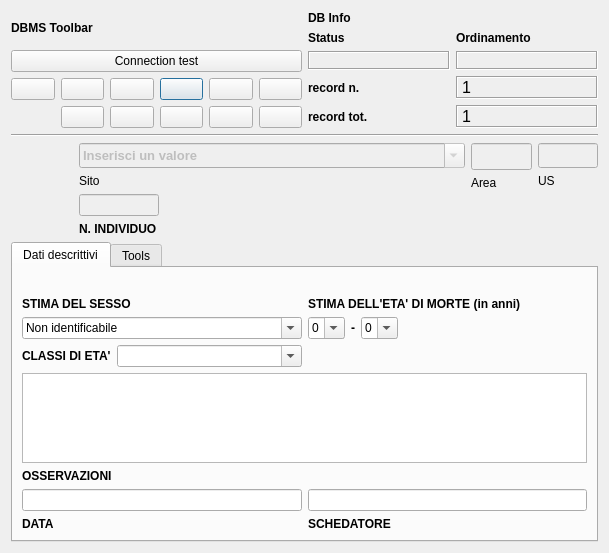
<?xml version="1.0" encoding="UTF-8"?>
<ui version="4.0">
 <class>DialogInd</class>
 <widget class="QDialog" name="DialogInd">
  <property name="geometry">
   <rect>
    <x>0</x>
    <y>0</y>
    <width>609</width>
    <height>553</height>
   </rect>
  </property>
  <property name="minimumSize">
   <size>
    <width>540</width>
    <height>400</height>
   </size>
  </property>
  <property name="windowTitle">
   <string>pyArchInit Gestione Scavi - Scheda Individuo</string>
  </property>
  <property name="windowIcon">
   <iconset resource="resources.qrc">
    <normaloff>:/images/iconPAI.png</normaloff>:/images/iconPAI.png</iconset>
  </property>
  <layout class="QGridLayout" name="gridLayout_6">
   <item row="0" column="0" colspan="5">
    <layout class="QGridLayout" name="gridLayout_2">
     <item row="0" column="0">
      <widget class="QLabel" name="label_29">
       <property name="font">
        <font>
         <weight>75</weight>
         <bold>true</bold>
        </font>
       </property>
       <property name="text">
        <string>DBMS Toolbar</string>
       </property>
      </widget>
     </item>
     <item row="0" column="1" rowspan="3">
      <layout class="QGridLayout" name="gridLayout_5">
       <item row="0" column="0">
        <widget class="QLabel" name="label_42">
         <property name="font">
          <font>
           <weight>75</weight>
           <bold>true</bold>
          </font>
         </property>
         <property name="autoFillBackground">
          <bool>true</bool>
         </property>
         <property name="text">
          <string>DB Info</string>
         </property>
        </widget>
       </item>
       <item row="1" column="0">
        <layout class="QGridLayout" name="gridLayout_4">
         <item row="0" column="1">
          <widget class="QLabel" name="label_43">
           <property name="font">
            <font>
             <pointsize>9</pointsize>
             <weight>75</weight>
             <bold>true</bold>
            </font>
           </property>
           <property name="text">
            <string>Ordinamento</string>
           </property>
           <property name="margin">
            <number>0</number>
           </property>
          </widget>
         </item>
         <item row="1" column="0">
          <widget class="QLabel" name="label_status">
           <property name="minimumSize">
            <size>
             <width>40</width>
             <height>0</height>
            </size>
           </property>
           <property name="font">
            <font>
             <pointsize>10</pointsize>
             <weight>75</weight>
             <bold>true</bold>
            </font>
           </property>
           <property name="cursor">
            <cursorShape>ForbiddenCursor</cursorShape>
           </property>
           <property name="mouseTracking">
            <bool>false</bool>
           </property>
           <property name="contextMenuPolicy">
            <enum>Qt::DefaultContextMenu</enum>
           </property>
           <property name="frameShape">
            <enum>QFrame::Box</enum>
           </property>
           <property name="frameShadow">
            <enum>QFrame::Sunken</enum>
           </property>
           <property name="text">
            <string/>
           </property>
           <property name="alignment">
            <set>Qt::AlignCenter</set>
           </property>
           <property name="margin">
            <number>0</number>
           </property>
          </widget>
         </item>
         <item row="1" column="1">
          <widget class="QLabel" name="label_sort">
           <property name="font">
            <font>
             <pointsize>10</pointsize>
             <weight>75</weight>
             <bold>true</bold>
            </font>
           </property>
           <property name="cursor">
            <cursorShape>ForbiddenCursor</cursorShape>
           </property>
           <property name="mouseTracking">
            <bool>false</bool>
           </property>
           <property name="contextMenuPolicy">
            <enum>Qt::DefaultContextMenu</enum>
           </property>
           <property name="frameShape">
            <enum>QFrame::Box</enum>
           </property>
           <property name="frameShadow">
            <enum>QFrame::Sunken</enum>
           </property>
           <property name="text">
            <string/>
           </property>
           <property name="alignment">
            <set>Qt::AlignCenter</set>
           </property>
           <property name="margin">
            <number>0</number>
           </property>
          </widget>
         </item>
         <item row="0" column="0">
          <widget class="QLabel" name="label_34">
           <property name="font">
            <font>
             <pointsize>9</pointsize>
             <weight>75</weight>
             <bold>true</bold>
            </font>
           </property>
           <property name="text">
            <string>Status</string>
           </property>
           <property name="margin">
            <number>0</number>
           </property>
          </widget>
         </item>
        </layout>
       </item>
       <item row="2" column="0">
        <layout class="QGridLayout" name="gridLayout_3">
         <item row="0" column="0">
          <widget class="QLabel" name="label_27">
           <property name="font">
            <font>
             <pointsize>9</pointsize>
             <weight>75</weight>
             <bold>true</bold>
            </font>
           </property>
           <property name="text">
            <string>record n.</string>
           </property>
           <property name="margin">
            <number>0</number>
           </property>
          </widget>
         </item>
         <item row="0" column="1">
          <widget class="QLabel" name="label_rec_corrente">
           <property name="font">
            <font>
             <family>Microsoft Sans Serif</family>
             <pointsize>12</pointsize>
            </font>
           </property>
           <property name="cursor">
            <cursorShape>ForbiddenCursor</cursorShape>
           </property>
           <property name="mouseTracking">
            <bool>false</bool>
           </property>
           <property name="contextMenuPolicy">
            <enum>Qt::DefaultContextMenu</enum>
           </property>
           <property name="frameShape">
            <enum>QFrame::Box</enum>
           </property>
           <property name="frameShadow">
            <enum>QFrame::Sunken</enum>
           </property>
           <property name="text">
            <string>1</string>
           </property>
          </widget>
         </item>
         <item row="1" column="0">
          <widget class="QLabel" name="label_28">
           <property name="font">
            <font>
             <pointsize>9</pointsize>
             <weight>75</weight>
             <bold>true</bold>
            </font>
           </property>
           <property name="text">
            <string>record tot.</string>
           </property>
           <property name="margin">
            <number>0</number>
           </property>
          </widget>
         </item>
         <item row="1" column="1">
          <widget class="QLabel" name="label_rec_tot">
           <property name="font">
            <font>
             <family>Microsoft Sans Serif</family>
             <pointsize>12</pointsize>
            </font>
           </property>
           <property name="cursor">
            <cursorShape>ForbiddenCursor</cursorShape>
           </property>
           <property name="mouseTracking">
            <bool>false</bool>
           </property>
           <property name="contextMenuPolicy">
            <enum>Qt::DefaultContextMenu</enum>
           </property>
           <property name="frameShape">
            <enum>QFrame::Box</enum>
           </property>
           <property name="frameShadow">
            <enum>QFrame::Sunken</enum>
           </property>
           <property name="text">
            <string>1</string>
           </property>
          </widget>
         </item>
        </layout>
       </item>
      </layout>
     </item>
     <item row="2" column="0">
      <layout class="QGridLayout" name="gridLayout">
       <item row="0" column="5">
        <widget class="QPushButton" name="pushButton_last_rec">
         <property name="toolTip">
          <string>Last rec</string>
         </property>
         <property name="text">
          <string/>
         </property>
         <property name="icon">
          <iconset resource="resources.qrc">
           <normaloff>:/images/7_rightArrows.png</normaloff>:/images/7_rightArrows.png</iconset>
         </property>
        </widget>
       </item>
       <item row="0" column="6">
        <widget class="QPushButton" name="pushButton_new_rec">
         <property name="font">
          <font>
           <pointsize>9</pointsize>
          </font>
         </property>
         <property name="toolTip">
          <string>New record</string>
         </property>
         <property name="text">
          <string/>
         </property>
         <property name="icon">
          <iconset resource="resources.qrc">
           <normaloff>:/images/newrec.png</normaloff>:/images/newrec.png</iconset>
         </property>
        </widget>
       </item>
       <item row="0" column="7">
        <widget class="QPushButton" name="pushButton_save">
         <property name="font">
          <font>
           <pointsize>9</pointsize>
          </font>
         </property>
         <property name="toolTip">
          <string>Save</string>
         </property>
         <property name="text">
          <string/>
         </property>
         <property name="icon">
          <iconset resource="resources.qrc">
           <normaloff>:/images/b_save.png</normaloff>:/images/b_save.png</iconset>
         </property>
         <property name="autoDefault">
          <bool>false</bool>
         </property>
        </widget>
       </item>
       <item row="1" column="4">
        <widget class="QPushButton" name="pushButton_new_search">
         <property name="font">
          <font>
           <pointsize>9</pointsize>
          </font>
         </property>
         <property name="toolTip">
          <string>new search</string>
         </property>
         <property name="text">
          <string/>
         </property>
         <property name="icon">
          <iconset resource="resources.qrc">
           <normaloff>:/images/new_search.png</normaloff>:/images/new_search.png</iconset>
         </property>
        </widget>
       </item>
       <item row="1" column="5">
        <widget class="QPushButton" name="pushButton_search_go">
         <property name="font">
          <font>
           <pointsize>9</pointsize>
          </font>
         </property>
         <property name="toolTip">
          <string>search !!!</string>
         </property>
         <property name="text">
          <string/>
         </property>
         <property name="icon">
          <iconset resource="resources.qrc">
           <normaloff>:/images/search.png</normaloff>:/images/search.png</iconset>
         </property>
        </widget>
       </item>
       <item row="1" column="6">
        <widget class="QPushButton" name="pushButton_sort">
         <property name="font">
          <font>
           <pointsize>9</pointsize>
          </font>
         </property>
         <property name="toolTip">
          <string>Order by</string>
         </property>
         <property name="text">
          <string/>
         </property>
         <property name="icon">
          <iconset resource="resources.qrc">
           <normaloff>:/images/sort.png</normaloff>:/images/sort.png</iconset>
         </property>
        </widget>
       </item>
       <item row="1" column="7">
        <widget class="QPushButton" name="pushButton_view_all">
         <property name="font">
          <font>
           <pointsize>9</pointsize>
          </font>
         </property>
         <property name="toolTip">
          <string>View alls records</string>
         </property>
         <property name="text">
          <string/>
         </property>
         <property name="icon">
          <iconset resource="resources.qrc">
           <normaloff>:/images/view_all.png</normaloff>:/images/view_all.png</iconset>
         </property>
        </widget>
       </item>
       <item row="0" column="4">
        <widget class="QPushButton" name="pushButton_next_rec">
         <property name="toolTip">
          <string>Next rec</string>
         </property>
         <property name="text">
          <string/>
         </property>
         <property name="icon">
          <iconset resource="resources.qrc">
           <normaloff>:/images/6_rightArrow.png</normaloff>:/images/6_rightArrow.png</iconset>
         </property>
        </widget>
       </item>
       <item row="0" column="3">
        <widget class="QPushButton" name="pushButton_prev_rec">
         <property name="maximumSize">
          <size>
           <width>75</width>
           <height>16777215</height>
          </size>
         </property>
         <property name="toolTip">
          <string>Prev rec</string>
         </property>
         <property name="text">
          <string/>
         </property>
         <property name="icon">
          <iconset resource="resources.qrc">
           <normaloff>:/images/4_leftArrow.png</normaloff>:/images/4_leftArrow.png</iconset>
         </property>
        </widget>
       </item>
       <item row="0" column="2">
        <widget class="QPushButton" name="pushButton_first_rec">
         <property name="toolTip">
          <string>First rec</string>
         </property>
         <property name="text">
          <string/>
         </property>
         <property name="icon">
          <iconset resource="resources.qrc">
           <normaloff>:/images/5_leftArrows.png</normaloff>:/images/5_leftArrows.png</iconset>
         </property>
        </widget>
       </item>
       <item row="1" column="3">
        <widget class="QPushButton" name="pushButton_delete">
         <property name="maximumSize">
          <size>
           <width>75</width>
           <height>16777215</height>
          </size>
         </property>
         <property name="font">
          <font>
           <pointsize>9</pointsize>
          </font>
         </property>
         <property name="toolTip">
          <string>Delete record</string>
         </property>
         <property name="text">
          <string/>
         </property>
         <property name="icon">
          <iconset resource="resources.qrc">
           <normaloff>:/images/delete.png</normaloff>:/images/delete.png</iconset>
         </property>
        </widget>
       </item>
      </layout>
     </item>
     <item row="1" column="0">
      <widget class="QPushButton" name="pushButton_connect">
       <property name="text">
        <string>Connection test</string>
       </property>
      </widget>
     </item>
    </layout>
   </item>
   <item row="1" column="0" colspan="5">
    <widget class="Line" name="line_8">
     <property name="font">
      <font>
       <weight>75</weight>
       <bold>true</bold>
      </font>
     </property>
     <property name="orientation">
      <enum>Qt::Horizontal</enum>
     </property>
    </widget>
   </item>
   <item row="3" column="1" colspan="3">
    <layout class="QVBoxLayout" name="verticalLayout_7">
     <item>
      <widget class="QComboBox" name="comboBox_sito">
       <property name="enabled">
        <bool>false</bool>
       </property>
       <property name="minimumSize">
        <size>
         <width>341</width>
         <height>25</height>
        </size>
       </property>
       <property name="font">
        <font>
         <pointsize>10</pointsize>
         <weight>75</weight>
         <bold>true</bold>
        </font>
       </property>
       <property name="mouseTracking">
        <bool>true</bool>
       </property>
       <property name="editable">
        <bool>true</bool>
       </property>
       <property name="maxVisibleItems">
        <number>99999</number>
       </property>
       <property name="maxCount">
        <number>2147483647</number>
       </property>
       <item>
        <property name="text">
         <string>Inserisci un valore</string>
        </property>
       </item>
      </widget>
     </item>
     <item>
      <widget class="QLabel" name="label">
       <property name="text">
        <string>Sito </string>
       </property>
      </widget>
     </item>
     <item>
      <widget class="QLineEdit" name="lineEdit_individuo">
       <property name="enabled">
        <bool>false</bool>
       </property>
       <property name="maximumSize">
        <size>
         <width>80</width>
         <height>16777215</height>
        </size>
       </property>
      </widget>
     </item>
     <item>
      <widget class="QLabel" name="label_19">
       <property name="font">
        <font>
         <weight>75</weight>
         <bold>true</bold>
        </font>
       </property>
       <property name="text">
        <string>N. INDIVIDUO</string>
       </property>
      </widget>
     </item>
    </layout>
   </item>
   <item row="4" column="1" colspan="3">
    <spacer name="horizontalSpacer">
     <property name="orientation">
      <enum>Qt::Horizontal</enum>
     </property>
     <property name="sizeHint" stdset="0">
      <size>
       <width>1000</width>
       <height>0</height>
      </size>
     </property>
    </spacer>
   </item>
   <item row="5" column="0" colspan="5">
    <widget class="QTabWidget" name="tabWidget">
     <property name="enabled">
      <bool>true</bool>
     </property>
     <property name="cursor">
      <cursorShape>ArrowCursor</cursorShape>
     </property>
     <property name="mouseTracking">
      <bool>false</bool>
     </property>
     <property name="toolTip">
      <string>Grado/importanza</string>
     </property>
     <property name="currentIndex">
      <number>0</number>
     </property>
     <widget class="QWidget" name="tab_7">
      <attribute name="title">
       <string>Dati descrittivi</string>
      </attribute>
      <layout class="QGridLayout" name="gridLayout_7">
       <item row="1" column="0">
        <widget class="QLabel" name="label_21">
         <property name="font">
          <font>
           <weight>75</weight>
           <bold>true</bold>
          </font>
         </property>
         <property name="text">
          <string/>
         </property>
        </widget>
       </item>
       <item row="2" column="0">
        <layout class="QVBoxLayout" name="verticalLayout_4">
         <item>
          <widget class="QLabel" name="label_20">
           <property name="font">
            <font>
             <weight>75</weight>
             <bold>true</bold>
            </font>
           </property>
           <property name="text">
            <string>STIMA DEL SESSO</string>
           </property>
          </widget>
         </item>
         <item>
          <widget class="QComboBox" name="comboBox_sesso">
           <property name="editable">
            <bool>true</bool>
           </property>
           <item>
            <property name="text">
             <string>Non identificabile</string>
            </property>
           </item>
           <item>
            <property name="text">
             <string>Maschio</string>
            </property>
           </item>
           <item>
            <property name="text">
             <string>Femmina</string>
            </property>
           </item>
           <item>
            <property name="text">
             <string>Indeterminato</string>
            </property>
           </item>
          </widget>
         </item>
        </layout>
       </item>
       <item row="2" column="1">
        <layout class="QVBoxLayout" name="verticalLayout_3">
         <item>
          <widget class="QLabel" name="label_22">
           <property name="font">
            <font>
             <weight>75</weight>
             <bold>true</bold>
            </font>
           </property>
           <property name="text">
            <string>STIMA DELL'ETA' DI MORTE (in anni)</string>
           </property>
          </widget>
         </item>
         <item>
          <layout class="QHBoxLayout" name="horizontalLayout">
           <item>
            <widget class="QComboBox" name="comboBox_eta_min">
             <property name="editable">
              <bool>true</bool>
             </property>
             <item>
              <property name="text">
               <string>0</string>
              </property>
             </item>
            </widget>
           </item>
           <item>
            <widget class="QLabel" name="label_24">
             <property name="font">
              <font>
               <weight>75</weight>
               <bold>true</bold>
              </font>
             </property>
             <property name="text">
              <string>-</string>
             </property>
            </widget>
           </item>
           <item>
            <widget class="QComboBox" name="comboBox_eta_max">
             <property name="enabled">
              <bool>true</bool>
             </property>
             <property name="editable">
              <bool>true</bool>
             </property>
             <property name="insertPolicy">
              <enum>QComboBox::InsertAtBottom</enum>
             </property>
             <item>
              <property name="text">
               <string>0</string>
              </property>
             </item>
            </widget>
           </item>
           <item>
            <spacer name="horizontalSpacer_4">
             <property name="orientation">
              <enum>Qt::Horizontal</enum>
             </property>
             <property name="sizeHint" stdset="0">
              <size>
               <width>40</width>
               <height>20</height>
              </size>
             </property>
            </spacer>
           </item>
          </layout>
         </item>
        </layout>
       </item>
       <item row="3" column="0" colspan="2">
        <layout class="QVBoxLayout" name="verticalLayout_5">
         <item>
          <layout class="QHBoxLayout" name="horizontalLayout_2">
           <item>
            <widget class="QLabel" name="label_26">
             <property name="font">
              <font>
               <weight>75</weight>
               <bold>true</bold>
              </font>
             </property>
             <property name="text">
              <string>CLASSI DI ETA'</string>
             </property>
            </widget>
           </item>
           <item>
            <widget class="QComboBox" name="comboBox_classi_eta">
             <property name="editable">
              <bool>true</bool>
             </property>
             <item>
              <property name="text">
               <string/>
              </property>
             </item>
             <item>
              <property name="text">
               <string>Adulto giovane (20-29)</string>
              </property>
             </item>
             <item>
              <property name="text">
               <string>Adulto maturo (30-50)</string>
              </property>
             </item>
             <item>
              <property name="text">
               <string>Adulto di eta' avanzata (&gt;50)</string>
              </property>
             </item>
            </widget>
           </item>
           <item>
            <spacer name="horizontalSpacer_3">
             <property name="orientation">
              <enum>Qt::Horizontal</enum>
             </property>
             <property name="sizeHint" stdset="0">
              <size>
               <width>40</width>
               <height>20</height>
              </size>
             </property>
            </spacer>
           </item>
          </layout>
         </item>
         <item>
          <widget class="QTextEdit" name="textEdit_osservazioni"/>
         </item>
         <item>
          <widget class="QLabel" name="label_23">
           <property name="font">
            <font>
             <weight>75</weight>
             <bold>true</bold>
            </font>
           </property>
           <property name="text">
            <string>OSSERVAZIONI</string>
           </property>
          </widget>
         </item>
        </layout>
       </item>
       <item row="4" column="0">
        <layout class="QVBoxLayout" name="verticalLayout">
         <item>
          <widget class="QLineEdit" name="lineEdit_data_schedatura"/>
         </item>
         <item>
          <widget class="QLabel" name="label_15">
           <property name="font">
            <font>
             <weight>75</weight>
             <bold>true</bold>
            </font>
           </property>
           <property name="text">
            <string>DATA</string>
           </property>
          </widget>
         </item>
        </layout>
       </item>
       <item row="4" column="1">
        <layout class="QVBoxLayout" name="verticalLayout_2">
         <item>
          <widget class="QLineEdit" name="lineEdit_schedatore"/>
         </item>
         <item>
          <widget class="QLabel" name="label_16">
           <property name="font">
            <font>
             <weight>75</weight>
             <bold>true</bold>
            </font>
           </property>
           <property name="text">
            <string>SCHEDATORE</string>
           </property>
          </widget>
         </item>
        </layout>
       </item>
      </layout>
     </widget>
     <widget class="QWidget" name="tab_12">
      <attribute name="title">
       <string>Tools</string>
      </attribute>
      <layout class="QGridLayout" name="gridLayout_8">
       <item row="0" column="0">
        <layout class="QVBoxLayout" name="verticalLayout_6">
         <item>
          <widget class="QLabel" name="label_68">
           <property name="font">
            <font>
             <weight>75</weight>
             <bold>true</bold>
            </font>
           </property>
           <property name="text">
            <string>Toolbar</string>
           </property>
          </widget>
         </item>
         <item>
          <layout class="QHBoxLayout" name="horizontalLayout_13">
           <item>
            <widget class="QLabel" name="label_71">
             <property name="font">
              <font>
               <weight>75</weight>
               <bold>true</bold>
              </font>
             </property>
             <property name="text">
              <string>Visualizzazione GIS</string>
             </property>
            </widget>
           </item>
           <item>
            <widget class="QToolButton" name="toolButtonGis">
             <property name="minimumSize">
              <size>
               <width>109</width>
               <height>0</height>
              </size>
             </property>
             <property name="toolTip">
              <string/>
             </property>
             <property name="text">
              <string/>
             </property>
             <property name="icon">
              <iconset resource="resources.qrc">
               <normaloff>:/images/GIS.png</normaloff>:/images/GIS.png</iconset>
             </property>
             <property name="shortcut">
              <string>Ctrl+G</string>
             </property>
             <property name="checkable">
              <bool>true</bool>
             </property>
             <property name="checked">
              <bool>false</bool>
             </property>
             <property name="toolButtonStyle">
              <enum>Qt::ToolButtonTextOnly</enum>
             </property>
             <property name="arrowType">
              <enum>Qt::NoArrow</enum>
             </property>
            </widget>
           </item>
           <item>
            <spacer name="horizontalSpacer_7">
             <property name="orientation">
              <enum>Qt::Horizontal</enum>
             </property>
             <property name="sizeHint" stdset="0">
              <size>
               <width>40</width>
               <height>20</height>
              </size>
             </property>
            </spacer>
           </item>
          </layout>
         </item>
         <item>
          <layout class="QHBoxLayout" name="horizontalLayout_14">
           <item>
            <widget class="QLabel" name="label_72">
             <property name="font">
              <font>
               <weight>75</weight>
               <bold>true</bold>
              </font>
             </property>
             <property name="text">
              <string>Attivazione Preview pianta US</string>
             </property>
            </widget>
           </item>
           <item>
            <widget class="QToolButton" name="toolButtonPreview">
             <property name="enabled">
              <bool>false</bool>
             </property>
             <property name="toolTip">
              <string/>
             </property>
             <property name="text">
              <string>Preview pianta US</string>
             </property>
             <property name="icon">
              <iconset resource="resources.qrc">
               <normaloff>:/images/GIS.png</normaloff>:/images/GIS.png</iconset>
             </property>
             <property name="shortcut">
              <string>Ctrl+G</string>
             </property>
             <property name="checkable">
              <bool>true</bool>
             </property>
             <property name="checked">
              <bool>false</bool>
             </property>
             <property name="toolButtonStyle">
              <enum>Qt::ToolButtonTextOnly</enum>
             </property>
             <property name="arrowType">
              <enum>Qt::NoArrow</enum>
             </property>
            </widget>
           </item>
           <item>
            <widget class="QToolButton" name="toolButtonPan">
             <property name="enabled">
              <bool>false</bool>
             </property>
             <property name="minimumSize">
              <size>
               <width>109</width>
               <height>0</height>
              </size>
             </property>
             <property name="toolTip">
              <string>Pan tool</string>
             </property>
             <property name="text">
              <string/>
             </property>
             <property name="icon">
              <iconset resource="resources.qrc">
               <normaloff>:/images/mActionPan.png</normaloff>:/images/mActionPan.png</iconset>
             </property>
             <property name="shortcut">
              <string>Ctrl+G</string>
             </property>
             <property name="checkable">
              <bool>true</bool>
             </property>
             <property name="checked">
              <bool>false</bool>
             </property>
             <property name="toolButtonStyle">
              <enum>Qt::ToolButtonTextOnly</enum>
             </property>
             <property name="arrowType">
              <enum>Qt::NoArrow</enum>
             </property>
            </widget>
           </item>
           <item>
            <spacer name="horizontalSpacer_17">
             <property name="orientation">
              <enum>Qt::Horizontal</enum>
             </property>
             <property name="sizeHint" stdset="0">
              <size>
               <width>40</width>
               <height>20</height>
              </size>
             </property>
            </spacer>
           </item>
          </layout>
         </item>
         <item>
          <layout class="QHBoxLayout" name="horizontalLayout_16">
           <item>
            <widget class="QLabel" name="label_74">
             <property name="font">
              <font>
               <weight>75</weight>
               <bold>true</bold>
              </font>
             </property>
             <property name="text">
              <string>Esportain formato PDF</string>
             </property>
            </widget>
           </item>
           <item>
            <widget class="QPushButton" name="pushButton_pdf_exp">
             <property name="enabled">
              <bool>true</bool>
             </property>
             <property name="font">
              <font>
               <pointsize>9</pointsize>
              </font>
             </property>
             <property name="toolTip">
              <string>Export PDF</string>
             </property>
             <property name="text">
              <string>Singole schede</string>
             </property>
             <property name="icon">
              <iconset resource="resources.qrc">
               <normaloff>:/images/sheet.png</normaloff>:/images/sheet.png</iconset>
             </property>
            </widget>
           </item>
           <item>
            <widget class="QPushButton" name="pushButton_exp_index_ind">
             <property name="enabled">
              <bool>true</bool>
             </property>
             <property name="font">
              <font>
               <pointsize>9</pointsize>
              </font>
             </property>
             <property name="text">
              <string>Elenco Individui</string>
             </property>
             <property name="icon">
              <iconset resource="resources.qrc">
               <normaloff>:/images/sheet.png</normaloff>:/images/sheet.png</iconset>
             </property>
            </widget>
           </item>
           <item>
            <spacer name="horizontalSpacer_19">
             <property name="orientation">
              <enum>Qt::Horizontal</enum>
             </property>
             <property name="sizeHint" stdset="0">
              <size>
               <width>40</width>
               <height>20</height>
              </size>
             </property>
            </spacer>
           </item>
          </layout>
         </item>
         <item>
          <layout class="QHBoxLayout" name="horizontalLayout_17">
           <item>
            <widget class="QLabel" name="label_75">
             <property name="font">
              <font>
               <weight>75</weight>
               <bold>true</bold>
              </font>
             </property>
             <property name="text">
              <string>Mostra immagini</string>
             </property>
            </widget>
           </item>
           <item>
            <widget class="QToolButton" name="toolButtonPreviewMedia">
             <property name="enabled">
              <bool>false</bool>
             </property>
             <property name="minimumSize">
              <size>
               <width>109</width>
               <height>0</height>
              </size>
             </property>
             <property name="text">
              <string>Mostra immagini</string>
             </property>
             <property name="icon">
              <iconset resource="resources.qrc">
               <normaloff>:/images/photo.png</normaloff>:/images/photo.png</iconset>
             </property>
             <property name="checkable">
              <bool>true</bool>
             </property>
            </widget>
           </item>
           <item>
            <spacer name="horizontalSpacer_12">
             <property name="orientation">
              <enum>Qt::Horizontal</enum>
             </property>
             <property name="sizeHint" stdset="0">
              <size>
               <width>40</width>
               <height>20</height>
              </size>
             </property>
            </spacer>
           </item>
          </layout>
         </item>
        </layout>
       </item>
       <item row="1" column="0">
        <spacer name="verticalSpacer">
         <property name="orientation">
          <enum>Qt::Vertical</enum>
         </property>
         <property name="sizeHint" stdset="0">
          <size>
           <width>20</width>
           <height>40</height>
          </size>
         </property>
        </spacer>
       </item>
      </layout>
     </widget>
    </widget>
   </item>
   <item row="3" column="4">
    <layout class="QHBoxLayout" name="horizontalLayout_3">
     <item>
      <layout class="QVBoxLayout" name="verticalLayout_10">
       <item>
        <widget class="QLineEdit" name="lineEdit_area">
         <property name="enabled">
          <bool>false</bool>
         </property>
         <property name="minimumSize">
          <size>
           <width>61</width>
           <height>25</height>
          </size>
         </property>
         <property name="maximumSize">
          <size>
           <width>60</width>
           <height>16777215</height>
          </size>
         </property>
         <property name="font">
          <font>
           <pointsize>12</pointsize>
           <weight>75</weight>
           <bold>true</bold>
          </font>
         </property>
        </widget>
       </item>
       <item>
        <widget class="QLabel" name="label_2">
         <property name="text">
          <string>Area</string>
         </property>
        </widget>
       </item>
       <item>
        <spacer name="verticalSpacer_2">
         <property name="orientation">
          <enum>Qt::Vertical</enum>
         </property>
         <property name="sizeHint" stdset="0">
          <size>
           <width>20</width>
           <height>40</height>
          </size>
         </property>
        </spacer>
       </item>
      </layout>
     </item>
     <item>
      <layout class="QVBoxLayout" name="verticalLayout_9">
       <item>
        <widget class="QLineEdit" name="lineEdit_us">
         <property name="enabled">
          <bool>false</bool>
         </property>
         <property name="minimumSize">
          <size>
           <width>0</width>
           <height>25</height>
          </size>
         </property>
         <property name="maximumSize">
          <size>
           <width>60</width>
           <height>16777215</height>
          </size>
         </property>
        </widget>
       </item>
       <item>
        <widget class="QLabel" name="label_3">
         <property name="text">
          <string>US</string>
         </property>
        </widget>
       </item>
       <item>
        <spacer name="verticalSpacer_3">
         <property name="orientation">
          <enum>Qt::Vertical</enum>
         </property>
         <property name="sizeHint" stdset="0">
          <size>
           <width>20</width>
           <height>40</height>
          </size>
         </property>
        </spacer>
       </item>
      </layout>
     </item>
    </layout>
   </item>
  </layout>
 </widget>
 <resources>
  <include location="resources.qrc"/>
 </resources>
 <connections/>
</ui>
